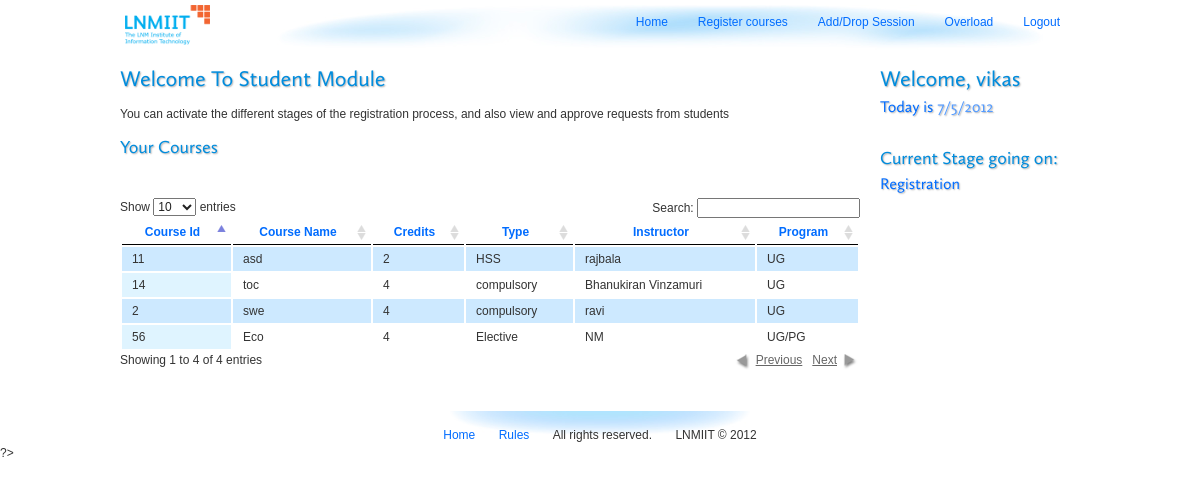
Screenshot of /studentCP.php (signed in) with the database file from the repository.
### tables this page shows
CREATE TABLE IF NOT EXISTS `student` (
  `sid` varchar(8) NOT NULL,
  `username` varchar(20) NOT NULL,
  `password` varchar(20) NOT NULL,
  `fname` varchar(50) NOT NULL,
  `CPI` float NOT NULL,
  `branch` varchar(10) NOT NULL,
  `program` varchar(10) NOT NULL,
  `lname` varchar(45) NOT NULL,
  `dob` date NOT NULL,
  `sem` int(11) NOT NULL,
  `email` varchar(45) NOT NULL,
  `phone` varchar(45) NOT NULL,
  PRIMARY KEY (`username`)
);

CREATE TABLE IF NOT EXISTS `course` (
  `cid` varchar(20) NOT NULL,
  `cname` varchar(50) NOT NULL,
  `credits` int(10) NOT NULL DEFAULT '4',
  `type` varchar(50) NOT NULL DEFAULT 'compulsory ',
  `iname` varchar(20) NOT NULL,
  `program` varchar(10) NOT NULL,
  `max_seat` int(200) NOT NULL,
  `avai_seat` int(200) NOT NULL,
  PRIMARY KEY (`cid`)
);

### controller/stageCodes.php (called while the page is built)
<?php
    $stageNames = array( 1 => "Registration",
                    2 => "Drop",
                    3 => "Add",
                    4 => "Overload",
                    5 => "Regular Semester"
    );
?>

### studentCP.php (the view, shortened to what this page needs)
<!DOCTYPE html>
<html id="courseReg" class="no-js" lang="en">
<head>
  <link rel="stylesheet" href="css/navbar.css"/>
  <link rel="stylesheet" href="css/nivo-slider.css"/>
  <link rel="stylesheet" href="css/nivo-default-theme.css"/>
  <link rel="stylesheet" href="css/jquery.checkbox.css"/>
  <link rel="stylesheet" href="css/jquery.dataTables.css"/>
</head>
<body>
  <div id="wrapper">
    <header>
      <div class="container_24">
        <?php include('widgets/header.php'); ?>
        <?php include('widgets/topnav-student.php'); ?>
      </div>
    </header>
    <div id="main" class="container_24" role="main">
      <aside id="main-sidebar">
        <h1>Welcome, <?php  $id=$_SESSION[ 'username' ];
								$sql="select * from student where username='$id'" ;
								$result=mysql_query($sql);
								$row = mysql_fetch_array($result);
								echo $row['fname'];
						 ?></h1>
        <h3>Today is <span id="todayDate"></h3>
        <section id="control-panel">
        <h2>Current Stage going on:</h2>
          <h3 id="current-stage">
          <?php
            include ('controller/stageCodes.php');
            $conf = fopen('controller/processStage.conf','r');
            $cs = fgetc($conf);
            if($cs)
				echo $stageNames[$cs];
			else
				echo "Currently no process is going on..";
          ?>
          </h3>
        </section>
      </aside>
      <section id="content">
          <h1>Welcome To Student Module</h1>
          <p>You can activate the different stages of the registration process, and also view and approve requests from students</p>
          <h2>Your Courses</h2>
          <?php
          $con = mysql_connect("localhost","root","") or die('Could not connect: ' . mysql_error());
          $sql="SELECT * FROM enrollment WHERE sid='".$_SESSION['username']."' AND flag=1";
          $result=mysql_query($sql,$con) or die ( mysql_error() );
          $row = mysql_fetch_array($result);
          echo '<table id="courses">
          <thead>
            <tr>
              <th scope="col" abbr="Configurations" class="nobg">Course Id</th>
              <th scope="col">Course Name</th>
              <th scope="col">Credits</th>
              <th scope="col">Type</th>
              <th scope="col">Instructor</th>
              <th scope="col">Program</th>
          </tr>
          </thead>
          <tbody>';
          if (!$row)
          {
              echo "<tr><td>-</td></tr>";
          }
          else
          {
            while($row)
            {
              $sql2="SELECT * FROM course WHERE cid=".$row['cid'].";";
              $result2=mysql_query($sql2,$con);
              $row2 = mysql_fetch_array($result2);
              while($row2)
              {
                  echo "<tr>";
                  echo "<td>" . $row2['cid'] . "</td>";
                  echo "<td>" . $row2['cname'] . "</td>";
                  echo "<td>" . $row2['credits'] . "</td>";
                  echo "<td>" . $row2['type'] . "</td>";
                  echo "<td>" . $row2['iname'] . "</td>";
                  echo "<td>" . $row2['program'] . "</td>";
                  echo "</tr>";
                  $row2 = mysql_fetch_array($result2);
              }
              $row = mysql_fetch_array($result);
            }
            echo "</tbody>
            </table>";
          }
      ?>
      </section>
      <footer>
         <?php include("widgets/footer.php"); ?>
      </footer>
    </div>
  </div>
?>
</body>
</html>

### css/style.css (style rules this page uses)
article, aside, details, figcaption, figure, footer, header, hgroup, nav, section { display: block; }
html { font-size: 100%; overflow-y: scroll; -webkit-text-size-adjust: 100%; -ms-text-size-adjust: 100%; }
body { margin: 0; font-size: 13px; line-height: 1.231; }
body, button, input, select, textarea { font-family: Tahoma, Helvetica, sans-serif; color: #222; }

### css/960_24_col.css (style rules this page uses)
body { min-width:960px }
.container_24 { margin-left:auto;margin-right:auto;width:960px }
.clearfix:before,.clearfix:after,.container_24:before,.container_24:after { content:'.';display:block;overflow:hidden;visibility:hidden;font-size:0;line-height:0;width:0;height:0 }
.clearfix:after,.container_24:after { clear:both }
.clearfix,.container_24 { zoom:1 }

### css/base.css (style rules this page uses)
html, body { font-size: 13px; line-height: 18px; color: #333333; font-family: "Trebuchet MS", Verdana, sans-serif; font-weight: normal; font-size: 12px; }
h1, h2, h3 { color: #008cdd; font-size: 22px; line-height: 28px; text-shadow: 1px 1px 1.5px rgba(0, 0, 0, 0.3); font-family: "Calluna", "Trebuchet MS", Verdana, sans-serif; font-style: normal; font-weight: normal; margin: 5px 0; }
h2 { font-size: 18px; line-height: 24px; }
h3 { font-size: 16px; line-height: 18px; color: #006cff; }
header { position: relative; padding-top: 5px; }
div#main { display: block; overflow: hidden; margin-top: 10px; }
div#main section#content { width: 740px; margin-bottom: 20px; }
div#main section#content p { text-align: justify; }
div#main aside#main-sidebar { float: right; width: 200px; padding: 0; }
div#main aside#main-sidebar span#todayDate { color: #559cff; }
div#main aside#main-sidebar section#control-panel { margin-top: 30px; }
footer { clear: both; color: #333333; background: url("images/footer.jpg") top center no-repeat transparent; padding: 15px 0 0 0; }

### rows the page displays
student: fname "vikas"
course: cid "56", cname "Eco", credits "4", type "Elective", iname "NM", program "UG/PG"
course: cid "2", cname "swe", credits "4", type "compulsory", iname "ravi", program "UG"
course: cid "14", cname "toc", credits "4", type "compulsory", iname "Bhanukiran Vinzamuri", program "UG"
course: cid "11", cname "asd", credits "2", type "HSS", iname "rajbala", program "UG"

### other values shown
$stageNames[$cs] "Registration"
